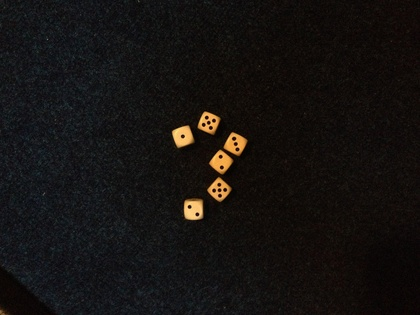
%> input picture img/dice1.jpg, 420 x 315 px, shrunk from 3264 x 2448 before the run; its folder holds only this picture in this run
$ octave dice.m   (GNU Octave 9; MATLAB toolbox functions it lacks are replaced by stand-ins)
%> lines starting %> are read from the running program, lines starting %| are printed output that depends on the picture; in (x1, y1, x2, y2) boxes, pixels count from 0 and x2, y2 are one past the last pixel; in counts of white or black regions, pixels touching at a corner belong together; the program's own positions count from 1
clf

f=dir('img/*.jpg');
files={f.name};
imgs=cell(numel(files), 1);

% structure element for eroding
ser=strel('disk', 5);

for k=1:numel(files)
    imgs{k}=imread(append('img/', files{k}));

    tmp=rgb2gray(imgs{k});

    % maybe set treshold manually
    bw=imbinarize(tmp);
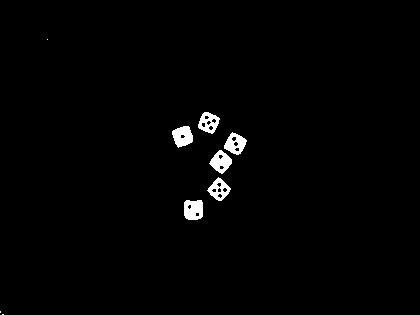
%> bw: size 315x420 logical; 1.4% white; 9 white regions (3 under 20 px), largest, box (x1, y1, x2, y2) and area: (184, 200, 203, 220) 334, (172, 126, 193, 148) 324, (209, 150, 232, 174) 313, (224, 132, 247, 155) 303, (207, 177, 231, 201) 280, (198, 112, 220, 134) 277
    bw=imerode(bw, ser);
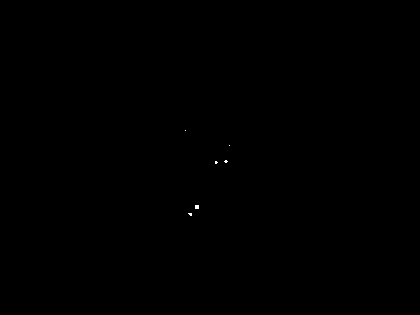
%> bw: size 315x420 logical; 0.03% white in thin lines or dots, all inside (x1, y1, x2, y2) = (185, 130, 230, 216)
    [L, n] = bwlabel(bw);
%> L: size 315x420 double; 7 distinct labels, from 0 to 6
%> n = 6

    subplot(2, 6, 1); imshow(L);
    title(['dice' num2str(k) '.jpg N=' num2str(n)]);

    % crop image

    for j=1:n
        [r, c] = find(L==j);

        sr = min(r);
        br = max(r);
        sc = min(c);
        bc = max(c);

        die=L(sr:br, sc:bc);
        die=~die;
        die=imclearborder(die);

        [centers, radii] = imfindcircles(die, [15,30], 'Sensitivity',0.90);

        subplot(2, 6, j+6); imshow(die);
        h=viscircles(centers, radii);
    end
%> this loop made 6 passes
%> (r, c, sr, br, sc, bc, die, centers) on passes 1, 2, 4, 5: (131, 186, 131, 131, 186, 186, false, [1 1]), ([214; 214; 215; 214; 215; 216; 214; 215; 216], [189; 190; 190; 191; 191; 191; 192; 192; 192], 214, 216, 189, 192, [2 2 2 2; 0 2 2 2; 0 0 2 2], [2.5 2]), ([162; 163; 164; 162; 163; 164; 163], [216; 216; 216; 217; 217; 217; 218], 162, 164, 216, 218, [false false false; false false false; false false false], [2 2]), ([162; 161; 162; 163; 161; 162; 163; 162], [225; 226; 226; 226; 227; 227; 227; 228], 161, 163, 225, 228, [0 5 5 0; 5 5 5 5; 0 5 5 0], [2.5 2])
%> (sr, br, sc, bc, centers) on pass 3: (206, 209, 196, 199, [2.5 2.5])
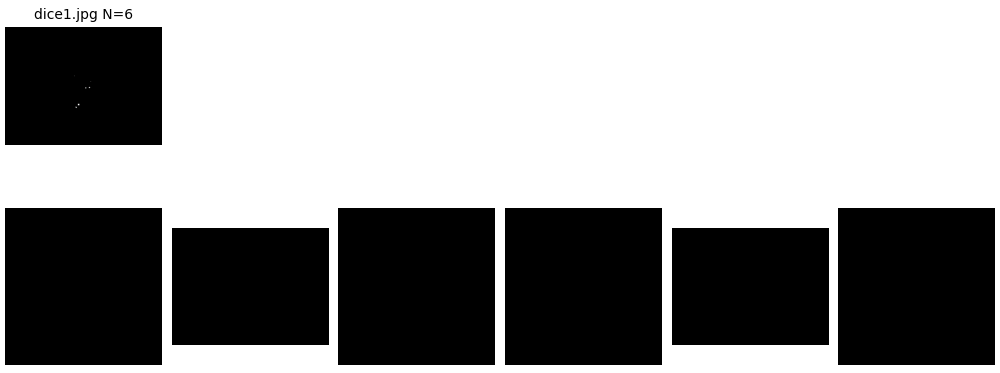
%> figure redrawn from the program's plot data, 7 panels
    figure;

    % diameter is about 30 to 50 +-
    % 39.4

end

$ run again, on img/dice5.jpg
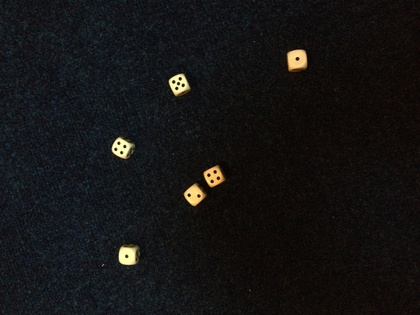
%> input picture img/dice5.jpg, 420 x 315 px, shrunk from 3264 x 2448 before the run
%> `bw=imbinarize(tmp);`:
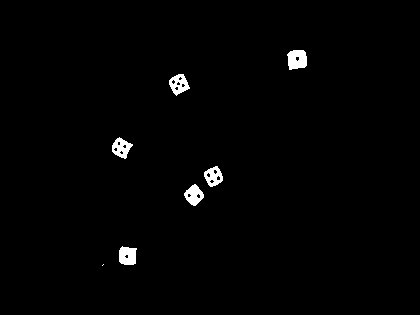
%> bw: size 315x420 logical; 1.2% white; 7 white regions (1 under 20 px), largest, box (x1, y1, x2, y2) and area: (287, 50, 307, 70) 324, (119, 246, 137, 265) 281, (169, 74, 190, 96) 263, (184, 184, 204, 206) 261, (112, 137, 133, 159) 258, (204, 166, 223, 187) 242
%> L: size 315x420 double; 7 distinct labels, from 0 to 6
%> n = 6
%> the loop `for j=1:n` made 6 passes
%> (r, c, sr, br, sc, bc, die, centers) on passes 1 to 3: (253, 132, 253, 253, 132, 132, false, [1 1]), (261, 132, 261, 261, 132, 132, false, [1 1]), ([191; 192; 190; 191; 192], [194; 194; 195; 195; 195], 190, 192, 194, 195, [false false; false false; false false], [1.5 2])

$ run again, on img/dice7.jpg
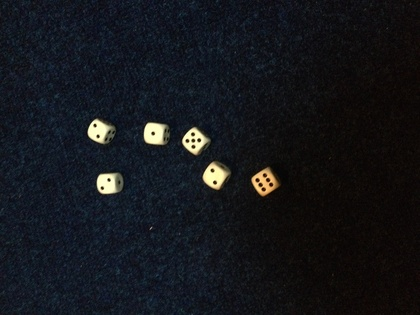
%> input picture img/dice7.jpg, 420 x 315 px, shrunk from 3264 x 2448 before the run
%> `bw=imbinarize(tmp);`:
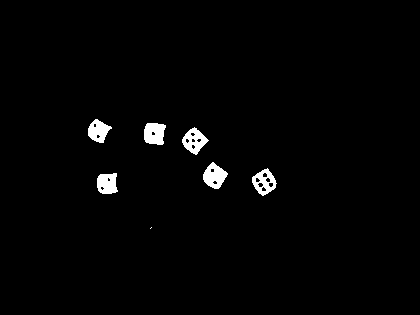
%> bw: size 315x420 logical; 1.7% white; 7 white regions (1 under 20 px), largest, box (x1, y1, x2, y2) and area: (203, 162, 228, 189) 411, (144, 123, 166, 145) 397, (182, 127, 209, 155) 393, (252, 168, 277, 196) 369, (97, 173, 118, 194) 359, (88, 119, 112, 143) 351
%> L: size 315x420 double; 9 distinct labels, from 0 to 8
%> n = 8
%> the loop `for j=1:n` made 8 passes
%> (sr, br, sc, bc, centers) on passes 2, 3, 4, 6, 8: (127, 133, 99, 104, [3.5 4]), (179, 183, 102, 104, [2 3]), (186, 190, 108, 112, [3 3]), (128, 135, 150, 160, [6 4.5]), (173, 180, 208, 222, [8 4.5])

$ run again, on img/dice2.jpg
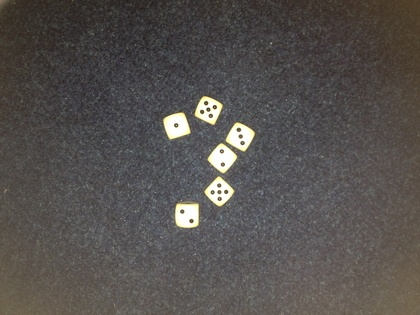
%> input picture img/dice2.jpg, 420 x 315 px, shrunk from 3264 x 2448 before the run
%> `bw=imbinarize(tmp);`:
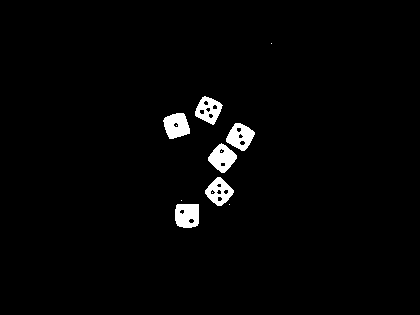
%> bw: size 315x420 logical; 2.2% white; 12 white regions (6 under 20 px), largest, box (x1, y1, x2, y2) and area: (175, 204, 199, 228) 511, (163, 113, 190, 139) 509, (208, 143, 237, 173) 505, (226, 123, 255, 151) 489, (205, 177, 234, 206) 463, (195, 96, 223, 125) 452
%> L: size 315x420 double; 6 distinct labels, from 0 to 5
%> n = 5
%> the loop `for j=1:n` made 5 passes
%> (sr, br, sc, bc, centers) on passes 1 to 5: (118, 134, 169, 185, [9 9]), (209, 223, 180, 195, [8.5 8]), (155, 163, 214, 232, [10 5]), (135, 142, 232, 236, [3 4.5]), (132, 139, 246, 250, [3 4.5])
